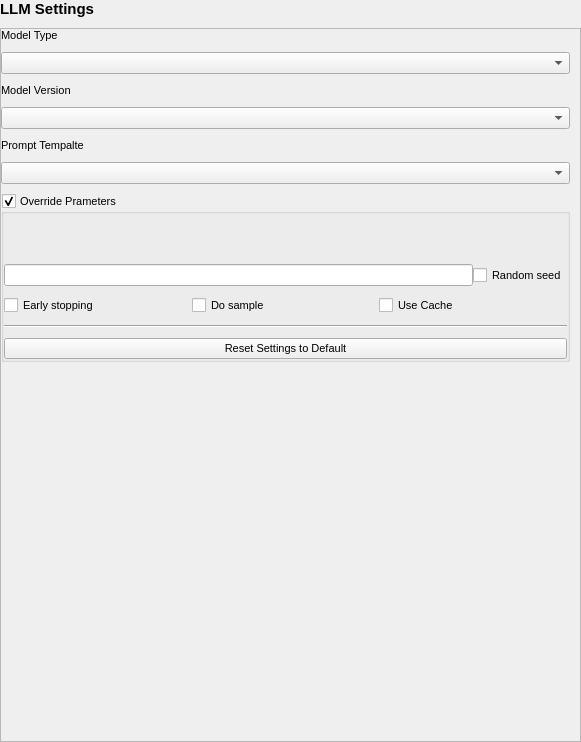
<?xml version="1.0" encoding="UTF-8"?>
<ui version="4.0">
 <class>llm_settings_widget</class>
 <widget class="QWidget" name="llm_settings_widget">
  <property name="geometry">
   <rect>
    <x>0</x>
    <y>0</y>
    <width>581</width>
    <height>742</height>
   </rect>
  </property>
  <property name="windowTitle">
   <string>Form</string>
  </property>
  <layout class="QGridLayout" name="gridLayout_4">
   <property name="leftMargin">
    <number>0</number>
   </property>
   <property name="topMargin">
    <number>0</number>
   </property>
   <property name="rightMargin">
    <number>0</number>
   </property>
   <property name="bottomMargin">
    <number>0</number>
   </property>
   <property name="horizontalSpacing">
    <number>0</number>
   </property>
   <property name="verticalSpacing">
    <number>10</number>
   </property>
   <item row="1" column="0">
    <widget class="QScrollArea" name="scrollArea">
     <property name="frameShadow">
      <enum>QFrame::Shadow::Plain</enum>
     </property>
     <property name="lineWidth">
      <number>0</number>
     </property>
     <property name="widgetResizable">
      <bool>true</bool>
     </property>
     <widget class="QWidget" name="scrollAreaWidgetContents">
      <property name="geometry">
       <rect>
        <x>0</x>
        <y>0</y>
        <width>579</width>
        <height>713</height>
       </rect>
      </property>
      <layout class="QGridLayout" name="gridLayout">
       <property name="leftMargin">
        <number>0</number>
       </property>
       <property name="topMargin">
        <number>0</number>
       </property>
       <property name="rightMargin">
        <number>10</number>
       </property>
       <property name="bottomMargin">
        <number>0</number>
       </property>
       <property name="horizontalSpacing">
        <number>0</number>
       </property>
       <property name="verticalSpacing">
        <number>10</number>
       </property>
       <item row="3" column="0">
        <widget class="QGroupBox" name="override_parameters">
         <property name="font">
          <font>
           <pointsize>8</pointsize>
          </font>
         </property>
         <property name="title">
          <string>Override Prameters</string>
         </property>
         <property name="checkable">
          <bool>true</bool>
         </property>
         <property name="checked">
          <bool>true</bool>
         </property>
         <layout class="QGridLayout" name="gridLayout_12">
          <property name="leftMargin">
           <number>0</number>
          </property>
          <property name="topMargin">
           <number>0</number>
          </property>
          <property name="rightMargin">
           <number>0</number>
          </property>
          <property name="bottomMargin">
           <number>0</number>
          </property>
          <property name="horizontalSpacing">
           <number>0</number>
          </property>
          <property name="verticalSpacing">
           <number>10</number>
          </property>
          <item row="6" column="0">
           <widget class="QWidget" name="widget_19" native="true">
            <layout class="QGridLayout" name="gridLayout_2">
             <property name="leftMargin">
              <number>0</number>
             </property>
             <property name="topMargin">
              <number>0</number>
             </property>
             <property name="rightMargin">
              <number>0</number>
             </property>
             <property name="bottomMargin">
              <number>0</number>
             </property>
             <property name="horizontalSpacing">
              <number>0</number>
             </property>
             <property name="verticalSpacing">
              <number>10</number>
             </property>
             <item row="0" column="0">
              <widget class="QLineEdit" name="seed">
               <property name="minimumSize">
                <size>
                 <width>0</width>
                 <height>20</height>
                </size>
               </property>
              </widget>
             </item>
             <item row="0" column="1">
              <widget class="QCheckBox" name="random_seed">
               <property name="minimumSize">
                <size>
                 <width>0</width>
                 <height>20</height>
                </size>
               </property>
               <property name="text">
                <string>Random seed</string>
               </property>
              </widget>
             </item>
            </layout>
           </widget>
          </item>
          <item row="3" column="0">
           <layout class="QHBoxLayout" name="horizontalLayout_3">
            <property name="spacing">
             <number>10</number>
            </property>
            <item>
             <widget class="SliderWidget" name="length_penalty" native="true">
              <property name="sizePolicy">
               <sizepolicy hsizetype="Preferred" vsizetype="Preferred">
                <horstretch>0</horstretch>
                <verstretch>0</verstretch>
               </sizepolicy>
              </property>
              <property name="minimumSize">
               <size>
                <width>0</width>
                <height>0</height>
               </size>
              </property>
              <property name="slider_minimum" stdset="0">
               <number>-100</number>
              </property>
              <property name="slider_maximum" stdset="0">
               <number>1000</number>
              </property>
              <property name="spinbox_minimum" stdset="0">
               <double>0.000000000000000</double>
              </property>
              <property name="spinbox_maximum" stdset="0">
               <double>1.000000000000000</double>
              </property>
              <property name="display_as_float" stdset="0">
               <bool>true</bool>
              </property>
              <property name="settings_property" stdset="0">
               <string>llm_generator_settings.generator_settings.length_penalty</string>
              </property>
              <property name="slider_single_step" stdset="0">
               <number>1</number>
              </property>
              <property name="slider_page_step" stdset="0">
               <number>10</number>
              </property>
              <property name="spinbox_single_step" stdset="0">
               <double>0.010000000000000</double>
              </property>
              <property name="spinbox_page_step" stdset="0">
               <double>0.100000000000000</double>
              </property>
              <property name="label_text" stdset="0">
               <string>Length Penalty</string>
              </property>
             </widget>
            </item>
            <item>
             <widget class="SliderWidget" name="num_beams" native="true">
              <property name="sizePolicy">
               <sizepolicy hsizetype="Preferred" vsizetype="Preferred">
                <horstretch>0</horstretch>
                <verstretch>0</verstretch>
               </sizepolicy>
              </property>
              <property name="minimumSize">
               <size>
                <width>0</width>
                <height>0</height>
               </size>
              </property>
              <property name="slider_minimum" stdset="0">
               <number>1</number>
              </property>
              <property name="slider_maximum" stdset="0">
               <number>100</number>
              </property>
              <property name="spinbox_minimum" stdset="0">
               <double>0.000000000000000</double>
              </property>
              <property name="spinbox_maximum" stdset="0">
               <double>100.000000000000000</double>
              </property>
              <property name="display_as_float" stdset="0">
               <bool>false</bool>
              </property>
              <property name="settings_property" stdset="0">
               <string>llm_generator_settings.generator_settings.num_beams</string>
              </property>
              <property name="slider_single_step" stdset="0">
               <number>1</number>
              </property>
              <property name="slider_page_step" stdset="0">
               <number>10</number>
              </property>
              <property name="spinbox_single_step" stdset="0">
               <double>0.010000000000000</double>
              </property>
              <property name="spinbox_page_step" stdset="0">
               <double>0.100000000000000</double>
              </property>
              <property name="label_text" stdset="0">
               <string>Num Beams</string>
              </property>
             </widget>
            </item>
           </layout>
          </item>
          <item row="0" column="0">
           <layout class="QHBoxLayout" name="horizontalLayout">
            <property name="spacing">
             <number>10</number>
            </property>
            <property name="sizeConstraint">
             <enum>QLayout::SizeConstraint::SetDefaultConstraint</enum>
            </property>
            <item>
             <widget class="SliderWidget" name="top_p" native="true">
              <property name="sizePolicy">
               <sizepolicy hsizetype="Preferred" vsizetype="Preferred">
                <horstretch>0</horstretch>
                <verstretch>0</verstretch>
               </sizepolicy>
              </property>
              <property name="minimumSize">
               <size>
                <width>0</width>
                <height>0</height>
               </size>
              </property>
              <property name="slider_minimum" stdset="0">
               <number>1</number>
              </property>
              <property name="slider_maximum" stdset="0">
               <number>1000</number>
              </property>
              <property name="spinbox_minimum" stdset="0">
               <double>0.000000000000000</double>
              </property>
              <property name="spinbox_maximum" stdset="0">
               <double>1.000000000000000</double>
              </property>
              <property name="display_as_float" stdset="0">
               <bool>true</bool>
              </property>
              <property name="settings_property" stdset="0">
               <string>llm_generator_settings.generator_settings.top_p</string>
              </property>
              <property name="slider_single_step" stdset="0">
               <number>1</number>
              </property>
              <property name="slider_page_step" stdset="0">
               <number>10</number>
              </property>
              <property name="spinbox_single_step" stdset="0">
               <double>0.010000000000000</double>
              </property>
              <property name="spinbox_page_step" stdset="0">
               <double>0.100000000000000</double>
              </property>
              <property name="label_text" stdset="0">
               <string>Top P</string>
              </property>
             </widget>
            </item>
            <item>
             <widget class="SliderWidget" name="max_new_tokens" native="true">
              <property name="sizePolicy">
               <sizepolicy hsizetype="Preferred" vsizetype="Preferred">
                <horstretch>0</horstretch>
                <verstretch>0</verstretch>
               </sizepolicy>
              </property>
              <property name="minimumSize">
               <size>
                <width>0</width>
                <height>0</height>
               </size>
              </property>
              <property name="slider_minimum" stdset="0">
               <number>1</number>
              </property>
              <property name="slider_maximum" stdset="0">
               <number>2556</number>
              </property>
              <property name="spinbox_minimum" stdset="0">
               <double>1.000000000000000</double>
              </property>
              <property name="spinbox_maximum" stdset="0">
               <double>2556.000000000000000</double>
              </property>
              <property name="display_as_float" stdset="0">
               <bool>false</bool>
              </property>
              <property name="settings_property" stdset="0">
               <string>llm_generator_settings.generator_settings.max_new_tokens</string>
              </property>
              <property name="slider_single_step" stdset="0">
               <number>1</number>
              </property>
              <property name="slider_page_step" stdset="0">
               <number>2556</number>
              </property>
              <property name="spinbox_single_step" stdset="0">
               <number>1</number>
              </property>
              <property name="spinbox_page_step" stdset="0">
               <number>2556</number>
              </property>
              <property name="label_text" stdset="0">
               <string>Max New Tokens</string>
              </property>
             </widget>
            </item>
           </layout>
          </item>
          <item row="9" column="0">
           <widget class="Line" name="line">
            <property name="orientation">
             <enum>Qt::Orientation::Horizontal</enum>
            </property>
           </widget>
          </item>
          <item row="5" column="0">
           <layout class="QHBoxLayout" name="horizontalLayout_6">
            <property name="spacing">
             <number>10</number>
            </property>
            <item>
             <widget class="SliderWidget" name="sequences" native="true">
              <property name="sizePolicy">
               <sizepolicy hsizetype="Preferred" vsizetype="Preferred">
                <horstretch>0</horstretch>
                <verstretch>0</verstretch>
               </sizepolicy>
              </property>
              <property name="minimumSize">
               <size>
                <width>0</width>
                <height>0</height>
               </size>
              </property>
              <property name="slider_minimum" stdset="0">
               <number>1</number>
              </property>
              <property name="slider_maximum" stdset="0">
               <number>100</number>
              </property>
              <property name="spinbox_minimum" stdset="0">
               <double>0.000000000000000</double>
              </property>
              <property name="spinbox_maximum" stdset="0">
               <double>100.000000000000000</double>
              </property>
              <property name="display_as_float" stdset="0">
               <bool>false</bool>
              </property>
              <property name="settings_property" stdset="0">
               <string>llm_generator_settings.generator_settings.sequences</string>
              </property>
              <property name="slider_single_step" stdset="0">
               <number>1</number>
              </property>
              <property name="slider_page_step" stdset="0">
               <number>10</number>
              </property>
              <property name="spinbox_single_step" stdset="0">
               <double>0.010000000000000</double>
              </property>
              <property name="spinbox_page_step" stdset="0">
               <double>0.100000000000000</double>
              </property>
              <property name="label_text" stdset="0">
               <string>Sequences</string>
              </property>
             </widget>
            </item>
            <item>
             <widget class="SliderWidget" name="top_k" native="true">
              <property name="sizePolicy">
               <sizepolicy hsizetype="Preferred" vsizetype="Preferred">
                <horstretch>0</horstretch>
                <verstretch>0</verstretch>
               </sizepolicy>
              </property>
              <property name="minimumSize">
               <size>
                <width>0</width>
                <height>0</height>
               </size>
              </property>
              <property name="slider_minimum" stdset="0">
               <number>0</number>
              </property>
              <property name="slider_maximum" stdset="0">
               <number>256</number>
              </property>
              <property name="spinbox_minimum" stdset="0">
               <double>0.000000000000000</double>
              </property>
              <property name="spinbox_maximum" stdset="0">
               <double>256.000000000000000</double>
              </property>
              <property name="display_as_float" stdset="0">
               <bool>false</bool>
              </property>
              <property name="settings_property" stdset="0">
               <string>llm_generator_settings.generator_settings.top_k</string>
              </property>
              <property name="slider_single_step" stdset="0">
               <number>1</number>
              </property>
              <property name="slider_page_step" stdset="0">
               <number>10</number>
              </property>
              <property name="spinbox_single_step" stdset="0">
               <number>1</number>
              </property>
              <property name="spinbox_page_step" stdset="0">
               <number>10</number>
              </property>
              <property name="label_text" stdset="0">
               <string>Top K</string>
              </property>
             </widget>
            </item>
           </layout>
          </item>
          <item row="4" column="0">
           <layout class="QHBoxLayout" name="horizontalLayout_5">
            <property name="spacing">
             <number>10</number>
            </property>
            <item>
             <widget class="SliderWidget" name="ngram_size" native="true">
              <property name="sizePolicy">
               <sizepolicy hsizetype="Preferred" vsizetype="Preferred">
                <horstretch>0</horstretch>
                <verstretch>0</verstretch>
               </sizepolicy>
              </property>
              <property name="minimumSize">
               <size>
                <width>0</width>
                <height>0</height>
               </size>
              </property>
              <property name="slider_minimum" stdset="0">
               <number>0</number>
              </property>
              <property name="slider_maximum" stdset="0">
               <number>20</number>
              </property>
              <property name="spinbox_minimum" stdset="0">
               <double>0.000000000000000</double>
              </property>
              <property name="spinbox_maximum" stdset="0">
               <double>20.000000000000000</double>
              </property>
              <property name="display_as_float" stdset="0">
               <bool>false</bool>
              </property>
              <property name="settings_property" stdset="0">
               <string>llm_generator_settings.generator_settings.ngram_size</string>
              </property>
              <property name="slider_single_step" stdset="0">
               <number>1</number>
              </property>
              <property name="slider_page_step" stdset="0">
               <number>1</number>
              </property>
              <property name="spinbox_single_step" stdset="0">
               <double>1.000000000000000</double>
              </property>
              <property name="spinbox_page_step" stdset="0">
               <double>1.000000000000000</double>
              </property>
              <property name="label_text" stdset="0">
               <string>Ngram Size</string>
              </property>
             </widget>
            </item>
            <item>
             <widget class="SliderWidget" name="temperature" native="true">
              <property name="sizePolicy">
               <sizepolicy hsizetype="Preferred" vsizetype="Preferred">
                <horstretch>0</horstretch>
                <verstretch>0</verstretch>
               </sizepolicy>
              </property>
              <property name="minimumSize">
               <size>
                <width>0</width>
                <height>0</height>
               </size>
              </property>
              <property name="slider_minimum" stdset="0">
               <number>1</number>
              </property>
              <property name="slider_maximum" stdset="0">
               <number>10000</number>
              </property>
              <property name="spinbox_minimum" stdset="0">
               <double>0.000100000000000</double>
              </property>
              <property name="spinbox_maximum" stdset="0">
               <double>1.000000000000000</double>
              </property>
              <property name="display_as_float" stdset="0">
               <bool>true</bool>
              </property>
              <property name="settings_property" stdset="0">
               <string>llm_generator_settings.generator_settings.temperature</string>
              </property>
              <property name="slider_single_step" stdset="0">
               <number>1</number>
              </property>
              <property name="slider_page_step" stdset="0">
               <number>10</number>
              </property>
              <property name="spinbox_single_step" stdset="0">
               <double>0.010000000000000</double>
              </property>
              <property name="spinbox_page_step" stdset="0">
               <double>0.100000000000000</double>
              </property>
              <property name="label_text" stdset="0">
               <string>Temperature</string>
              </property>
             </widget>
            </item>
           </layout>
          </item>
          <item row="8" column="0">
           <layout class="QGridLayout" name="gridLayout_3">
            <property name="horizontalSpacing">
             <number>0</number>
            </property>
            <property name="verticalSpacing">
             <number>10</number>
            </property>
            <item row="0" column="0">
             <widget class="QCheckBox" name="early_stopping">
              <property name="text">
               <string>Early stopping</string>
              </property>
             </widget>
            </item>
            <item row="0" column="1">
             <widget class="QCheckBox" name="do_sample">
              <property name="text">
               <string>Do sample</string>
              </property>
             </widget>
            </item>
            <item row="0" column="2">
             <widget class="QCheckBox" name="use_cache">
              <property name="text">
               <string>Use Cache</string>
              </property>
             </widget>
            </item>
           </layout>
          </item>
          <item row="11" column="0">
           <widget class="QPushButton" name="pushButton">
            <property name="text">
             <string>Reset Settings to Default</string>
            </property>
           </widget>
          </item>
          <item row="2" column="0">
           <layout class="QHBoxLayout" name="horizontalLayout_2">
            <property name="spacing">
             <number>10</number>
            </property>
            <item>
             <widget class="SliderWidget" name="repetition_penalty" native="true">
              <property name="sizePolicy">
               <sizepolicy hsizetype="Preferred" vsizetype="Preferred">
                <horstretch>0</horstretch>
                <verstretch>0</verstretch>
               </sizepolicy>
              </property>
              <property name="minimumSize">
               <size>
                <width>0</width>
                <height>0</height>
               </size>
              </property>
              <property name="slider_minimum" stdset="0">
               <number>1</number>
              </property>
              <property name="slider_maximum" stdset="0">
               <number>10000</number>
              </property>
              <property name="spinbox_minimum" stdset="0">
               <double>0.010000000000000</double>
              </property>
              <property name="spinbox_maximum" stdset="0">
               <double>100.000000000000000</double>
              </property>
              <property name="display_as_float" stdset="0">
               <bool>true</bool>
              </property>
              <property name="settings_property" stdset="0">
               <string>llm_generator_settings.generator_settings.repetition_penalty</string>
              </property>
              <property name="slider_single_step" stdset="0">
               <number>0</number>
              </property>
              <property name="slider_page_step" stdset="0">
               <number>1</number>
              </property>
              <property name="spinbox_single_step" stdset="0">
               <double>1.000000000000000</double>
              </property>
              <property name="spinbox_page_step" stdset="0">
               <double>10.000000000000000</double>
              </property>
              <property name="label_text" stdset="0">
               <string>Repetition Penalty</string>
              </property>
             </widget>
            </item>
            <item>
             <widget class="SliderWidget" name="min_length" native="true">
              <property name="sizePolicy">
               <sizepolicy hsizetype="Preferred" vsizetype="Preferred">
                <horstretch>0</horstretch>
                <verstretch>0</verstretch>
               </sizepolicy>
              </property>
              <property name="minimumSize">
               <size>
                <width>0</width>
                <height>0</height>
               </size>
              </property>
              <property name="slider_minimum" stdset="0">
               <number>1</number>
              </property>
              <property name="slider_maximum" stdset="0">
               <number>2556</number>
              </property>
              <property name="spinbox_minimum" stdset="0">
               <double>1.000000000000000</double>
              </property>
              <property name="spinbox_maximum" stdset="0">
               <double>2556.000000000000000</double>
              </property>
              <property name="display_as_float" stdset="0">
               <bool>false</bool>
              </property>
              <property name="settings_property" stdset="0">
               <string>llm_generator_settings.generator_settings.min_length</string>
              </property>
              <property name="slider_single_step" stdset="0">
               <number>1</number>
              </property>
              <property name="slider_page_step" stdset="0">
               <number>2556</number>
              </property>
              <property name="spinbox_single_step" stdset="0">
               <number>1</number>
              </property>
              <property name="spinbox_page_step" stdset="0">
               <number>2556</number>
              </property>
              <property name="label_text" stdset="0">
               <string>Min Length</string>
              </property>
             </widget>
            </item>
           </layout>
          </item>
         </layout>
        </widget>
       </item>
       <item row="4" column="0">
        <spacer name="verticalSpacer">
         <property name="orientation">
          <enum>Qt::Orientation::Vertical</enum>
         </property>
         <property name="sizeHint" stdset="0">
          <size>
           <width>20</width>
           <height>263</height>
          </size>
         </property>
        </spacer>
       </item>
       <item row="1" column="0">
        <widget class="QWidget" name="widget_8" native="true">
         <layout class="QGridLayout" name="gridLayout_11">
          <property name="leftMargin">
           <number>0</number>
          </property>
          <property name="topMargin">
           <number>0</number>
          </property>
          <property name="rightMargin">
           <number>0</number>
          </property>
          <property name="bottomMargin">
           <number>0</number>
          </property>
          <property name="horizontalSpacing">
           <number>0</number>
          </property>
          <property name="verticalSpacing">
           <number>10</number>
          </property>
          <item row="1" column="0">
           <widget class="QComboBox" name="model_version">
            <property name="currentIndex">
             <number>-1</number>
            </property>
           </widget>
          </item>
          <item row="0" column="0">
           <widget class="QLabel" name="label_5">
            <property name="font">
             <font>
              <pointsize>8</pointsize>
             </font>
            </property>
            <property name="text">
             <string>Model Version</string>
            </property>
           </widget>
          </item>
         </layout>
        </widget>
       </item>
       <item row="2" column="0">
        <widget class="QWidget" name="widget_14" native="true">
         <layout class="QGridLayout" name="gridLayout_17">
          <property name="leftMargin">
           <number>0</number>
          </property>
          <property name="topMargin">
           <number>0</number>
          </property>
          <property name="rightMargin">
           <number>0</number>
          </property>
          <property name="bottomMargin">
           <number>0</number>
          </property>
          <property name="horizontalSpacing">
           <number>0</number>
          </property>
          <property name="verticalSpacing">
           <number>10</number>
          </property>
          <item row="1" column="0">
           <widget class="QComboBox" name="prompt_template"/>
          </item>
          <item row="0" column="0">
           <widget class="QLabel" name="label">
            <property name="font">
             <font>
              <pointsize>8</pointsize>
             </font>
            </property>
            <property name="text">
             <string>Prompt Tempalte</string>
            </property>
           </widget>
          </item>
         </layout>
        </widget>
       </item>
       <item row="0" column="0">
        <widget class="QWidget" name="widget_7" native="true">
         <property name="font">
          <font>
           <pointsize>8</pointsize>
          </font>
         </property>
         <layout class="QGridLayout" name="gridLayout_10">
          <property name="leftMargin">
           <number>0</number>
          </property>
          <property name="topMargin">
           <number>0</number>
          </property>
          <property name="rightMargin">
           <number>0</number>
          </property>
          <property name="bottomMargin">
           <number>0</number>
          </property>
          <property name="horizontalSpacing">
           <number>0</number>
          </property>
          <property name="verticalSpacing">
           <number>10</number>
          </property>
          <item row="1" column="0">
           <widget class="QComboBox" name="model"/>
          </item>
          <item row="0" column="0">
           <widget class="QLabel" name="label_3">
            <property name="text">
             <string>Model Type</string>
            </property>
           </widget>
          </item>
         </layout>
        </widget>
       </item>
      </layout>
     </widget>
    </widget>
   </item>
   <item row="0" column="0">
    <widget class="QLabel" name="label_2">
     <property name="font">
      <font>
       <pointsize>11</pointsize>
       <bold>true</bold>
      </font>
     </property>
     <property name="text">
      <string>LLM Settings</string>
     </property>
    </widget>
   </item>
  </layout>
 </widget>
 <customwidgets>
  <customwidget>
   <class>SliderWidget</class>
   <extends>QWidget</extends>
   <header>airunner/widgets/slider/slider_widget</header>
   <container>1</container>
  </customwidget>
 </customwidgets>
 <tabstops>
  <tabstop>model</tabstop>
  <tabstop>model_version</tabstop>
  <tabstop>seed</tabstop>
  <tabstop>random_seed</tabstop>
 </tabstops>
 <resources/>
 <connections>
  <connection>
   <sender>override_parameters</sender>
   <signal>toggled(bool)</signal>
   <receiver>llm_settings_widget</receiver>
   <slot>override_parameters_toggled(bool)</slot>
   <hints>
    <hint type="sourcelabel">
     <x>146</x>
     <y>819</y>
    </hint>
    <hint type="destinationlabel">
     <x>120</x>
     <y>0</y>
    </hint>
   </hints>
  </connection>
  <connection>
   <sender>early_stopping</sender>
   <signal>toggled(bool)</signal>
   <receiver>llm_settings_widget</receiver>
   <slot>early_stopping_toggled(bool)</slot>
   <hints>
    <hint type="sourcelabel">
     <x>226</x>
     <y>695</y>
    </hint>
    <hint type="destinationlabel">
     <x>1</x>
     <y>501</y>
    </hint>
   </hints>
  </connection>
  <connection>
   <sender>pushButton</sender>
   <signal>clicked()</signal>
   <receiver>llm_settings_widget</receiver>
   <slot>reset_settings_to_default_clicked()</slot>
   <hints>
    <hint type="sourcelabel">
     <x>407</x>
     <y>807</y>
    </hint>
    <hint type="destinationlabel">
     <x>437</x>
     <y>0</y>
    </hint>
   </hints>
  </connection>
  <connection>
   <sender>do_sample</sender>
   <signal>toggled(bool)</signal>
   <receiver>llm_settings_widget</receiver>
   <slot>do_sample_toggled(bool)</slot>
   <hints>
    <hint type="sourcelabel">
     <x>548</x>
     <y>695</y>
    </hint>
    <hint type="destinationlabel">
     <x>1</x>
     <y>427</y>
    </hint>
   </hints>
  </connection>
  <connection>
   <sender>use_cache</sender>
   <signal>clicked(bool)</signal>
   <receiver>llm_settings_widget</receiver>
   <slot>toggle_use_cache(bool)</slot>
   <hints>
    <hint type="sourcelabel">
     <x>814</x>
     <y>695</y>
    </hint>
    <hint type="destinationlabel">
     <x>851</x>
     <y>825</y>
    </hint>
   </hints>
  </connection>
 </connections>
 <slots>
  <slot>prompt_text_changed(QString)</slot>
  <slot>botname_text_changed(QString)</slot>
  <slot>username_text_changed(QString)</slot>
  <slot>model_version_changed(QString)</slot>
  <slot>random_seed_toggled(bool)</slot>
  <slot>response_text_changed(QString)</slot>
  <slot>seed_changed(QString)</slot>
  <slot>suffix_text_changed()</slot>
  <slot>prefix_text_changed()</slot>
  <slot>action_button_clicked_send()</slot>
  <slot>action_button_clicked_generate_characters()</slot>
  <slot>action_button_clicked_clear_conversation()</slot>
  <slot>message_type_text_changed(QString)</slot>
  <slot>personality_type_changed(QString)</slot>
  <slot>toggled_4bit(bool)</slot>
  <slot>toggled_8bit(bool)</slot>
  <slot>toggled_16bit(bool)</slot>
  <slot>toggled_32bit(bool)</slot>
  <slot>do_sample_toggled(bool)</slot>
  <slot>early_stopping_toggled(bool)</slot>
  <slot>model_text_changed(QString)</slot>
  <slot>reset_settings_to_default_clicked()</slot>
  <slot>use_gpu_toggled(bool)</slot>
  <slot>override_parameters_toggled(bool)</slot>
  <slot>toggled_2bit(bool)</slot>
  <slot>toggle_leave_model_in_vram(bool)</slot>
  <slot>toggle_unload_model(bool)</slot>
  <slot>toggle_move_model_to_cpu(bool)</slot>
  <slot>prompt_template_text_changed(QString)</slot>
  <slot>bot_personality_changed()</slot>
  <slot>enable_manual_tools()</slot>
  <slot>enable_automatic_tools()</slot>
  <slot>toggle_use_cache(bool)</slot>
 </slots>
</ui>
